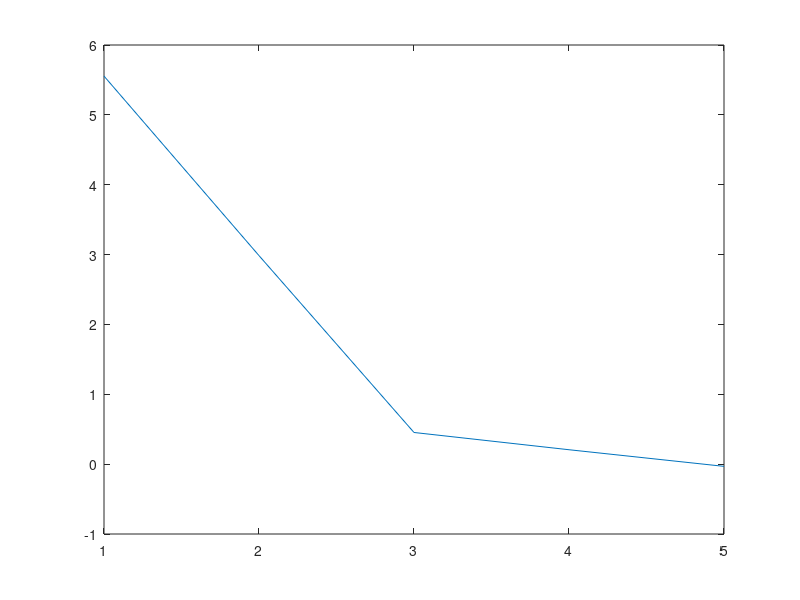

Reproduce this figure in MATLAB.
%% Iterative PCA
clc;
clear;
close all;
load('flowdata1.mat');
clear std
%% Initialziation
m = 5 ;  % No of variales (ie) F1 to F5
SigmaE = eye(m); % Initial guess of Error variances (Assuming Covariances  = 0 )
iter = 0;
beta = 0.6; % For convergence (relaxation parameter)
No = 5; % No of constraints
%% IPCA code
while(iter<100)
L = SigmaE.^0.5;     % L matrix (check notes)
D = inv(L)*(Fmeas'); % Transforming data
[U,S,V] = svd(D);    % Obtaining U matrix
c = (U(:,1:end)'/L); % Retransforming it for actual data set
 c = c((6-No):end,:);
r = c*D ;            % residual matrix
XE = r*r'/10^3 ;     % Covariance matix for errors
% X_e = [XE(1,1:5)';XE(2,2:5)';XE(3,3:5)';XE(4,4:5)';XE(5,5:5)']; % Vec of ri*ri' (only the upper triangular matrix)
% X_e = [XE(1,1:3)';XE(2,2:3)';XE(3,3:3)'];
for i=1:No
    if(i==1)
     X_e = XE(i,i:No)';
    else
     X_e = [X_e;XE(i,i:No)'];

    end
end
[m,n] = size(c);
A = zeros(m*m,n*n); % For neudecker product ,Variable Initialization
for i=1:m
    for j=1:n
    A(((i-1)*m+1):i*m,((j-1)*n+1):n*j) = c(i,j)*c; % The Neudecker product of CC
    end
end
% A_dash = [A(1:5,:);A(7:10,:);A(13:15,:);A(19:20,:);A(25,:)];% Vec of ri*ri'
% A_dash = [A(1:3,:);A(5:6,:);A(6:6,:)];% Vec of ri*ri'
for i =1:No
    if(i==1)
A_dash = A((i-1)*No+i:No*i,:);% Vec of ri*ri'
    else
A_dash = [A_dash;A((i-1)*No+i:No*i,:)];% Vec of ri*ri'
    end
end

N =[A_dash(:,1),A_dash(:,7),A_dash(:,13),A_dash(:,19),A_dash(:,25)];
Sigma_E = (diag([(N'*N)\(N'*X_e)]));
Sigma_E(Sigma_E<0) = 0; % Since Sigma_E values cant be lesser than 0 
Sigma_E
% SigmaE = (reshape((A'*A)\(A'*X_e),4,4))
SigmaE = (beta*SigmaE+(1-beta)*Sigma_E);
iter =iter +1

% pause
end
%% Using No of contraints = 5 , Errors were calculated (Didnt converge for no of constraints = 4,3) 
c = U(:,(n-2):n)'/L;
-(c(:,3:end)'*c(:,3:end))\(c(:,3:end)'*c(:,1:2))
plot(log(diag(S)))